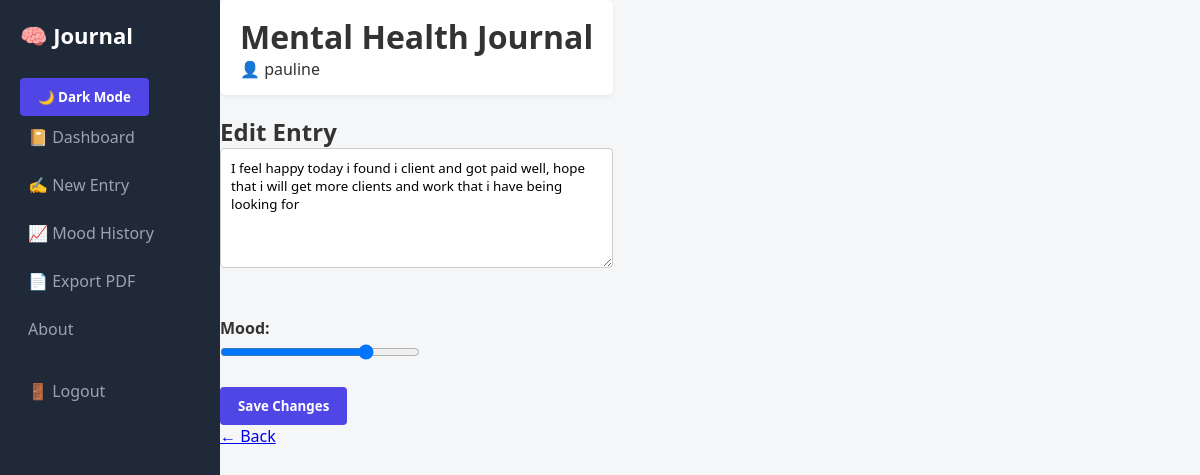
Screenshot of /edit-entry/2 (signed in) with the database file from the repository.
### models.py (models this page shows, shortened)
class User(UserMixin, db.Model):
    id = db.Column(db.Integer, primary_key=True)
    username = db.Column(db.String(100), unique=True, nullable=False)
    password_hash = db.Column(db.String(255), nullable=False)

class Entry(db.Model):
    id = db.Column(db.Integer, primary_key=True)
    content = db.Column(db.Text, nullable=False)
    mood = db.Column(db.Integer, nullable=False)
    emotion = db.Column(db.String(50))
    energy = db.Column(db.Integer)
    sleep = db.Column(db.Integer)
    jaw_tension = db.Column(db.Integer)
    shoulder_tension = db.Column(db.Integer)
    stomach_discomfort = db.Column(db.Integer)
    headache = db.Column(db.Integer)
    trigger_event = db.Column(db.Text)
    negative_thought = db.Column(db.Text)
    reframed_thought = db.Column(db.Text)
    gratitude_1 = db.Column(db.String(255))
    gratitude_2 = db.Column(db.String(255))
    gratitude_3 = db.Column(db.String(255))
    affirmation = db.Column(db.String(255))
    created_at = db.Column(db.DateTime, default=datetime.utcnow)
    user_id = db.Column(db.Integer, db.ForeignKey('user.id'), nullable=False)
    media = db.relationship(
        'EntryMedia',
        backref='entry',
        cascade='all, delete-orphan',
        lazy=True
    )

### app.py (the view, shortened to what this page needs)
@app.route('/edit-entry/<int:id>', methods=['GET', 'POST'])
@login_required
def edit_entry(id):
    entry = Entry.query.get_or_404(id)
    if entry.user_id != current_user.id:
        flash('Unauthorized')
        return redirect(url_for('dashboard'))
    return render_template('edit_entry.html', entry=entry)

### app.py (called while the page is built)
@login_manager.user_loader
def load_user(user_id):
    return User.query.get(int(user_id))

### templates/edit_entry.html
{% extends 'base.html' %}
{% block content %}
<h2>Edit Entry</h2>
<form method="post">
    <textarea name="content" rows="5" required>{{ entry.content }}</textarea><br><br>
    <label>Mood:</label>
    <input type="range" name="mood" min="1" max="5" value="{{ entry.mood }}">
    <br><br>
    <button type="submit">Save Changes</button>
</form>
<a href="{{ url_for('dashboard') }}">← Back</a>
{% endblock %}

### templates/base.html (shortened to what this page needs)
<!DOCTYPE html>
<html lang="en">
<head>
  <link rel="stylesheet" href="{{ url_for('static', filename='style.css') }}">
</head>
<body>
<div class="app-container {% if not current_user.is_authenticated %}auth-layout{% endif %}">
{% if current_user.is_authenticated %}
<aside class="sidebar">
  <h2 class="logo">🧠 Journal</h2>
  <nav class="nav">
    <button id="themeToggle" class="theme-btn">🌙 Dark Mode</button>
    <a href="{{ url_for('dashboard') }}">📔 Dashboard</a>
    <a href="{{ url_for('dashboard') }}#new-entry">✍ New Entry</a>
    <a href="#moodChart">📈 Mood History</a>
    <a href="{{ url_for('export_pdf') }}">📄 Export PDF</a>
    <a href="{{ url_for('about') }}">About</a>
    <a href="{{ url_for('logout') }}" class="logout">🚪 Logout</a>
  </nav>
</aside>
{% endif %}
<main class="main-content">
  {% if current_user.is_authenticated %}
  <header class="header">
    <h1>Mental Health Journal</h1>
    <span class="user">👤 {{ current_user.username }}</span>
  </header>
  {% endif %}
  <section class="content">
    {% block content %}{% endblock %}
  </section>
</main>
</div>
</body>
</html>

### static/style.css (style rules this page uses)
* { margin: 0; padding: 0; box-sizing: border-box; font-family: 'Segoe UI', Tahoma, sans-serif; }
body { background: #f4f6f8; color: #333; }
.app-container { display: flex; min-height: 100vh; }
.sidebar { width: 220px; background: #1f2937; color: #fff; padding: 20px; }
.sidebar .logo { font-size: 22px; margin-bottom: 28px; }
.sidebar .nav a { display: block; color: #9ca3af; text-decoration: none; padding:10px 8px; border-radius: 6px; margin-bottom: 6px; }
.sidebar h2 { margin-bottom: 30px; font-size: 20px; }
.sidebar a { display: block; color: #d1d5db; text-decoration: none; padding: 10px 0; }
.sidebar .logout { margin-top: 20px; color: #fca5a5; }
header { background: #ffffff; padding: 15px 20px; margin-bottom: 20px; border-radius: 6px; box-shadow: 0 2px 4px rgba(0,0,0,0.05); }
form textarea { width: 100%; border: 1px solid #ccc; border-radius: 4px; padding: 10px; min-height: 120px; margin-bottom: 12px; }
form label { display: block; margin: 10px 0 4px; font-weight: 600; }
form input[type="range"], form select { width: 200px; }
button { background: #4f46e5; color: white; border: none; padding: 10px 18px; border-radius: 4px; cursor: pointer; font-weight: 600; }

### rows the page displays
User: username "pauline"
Entry: content "I feel happy today i found i client and got paid well, hope that i will get more clients and work that i have being looking for", mood "4"
